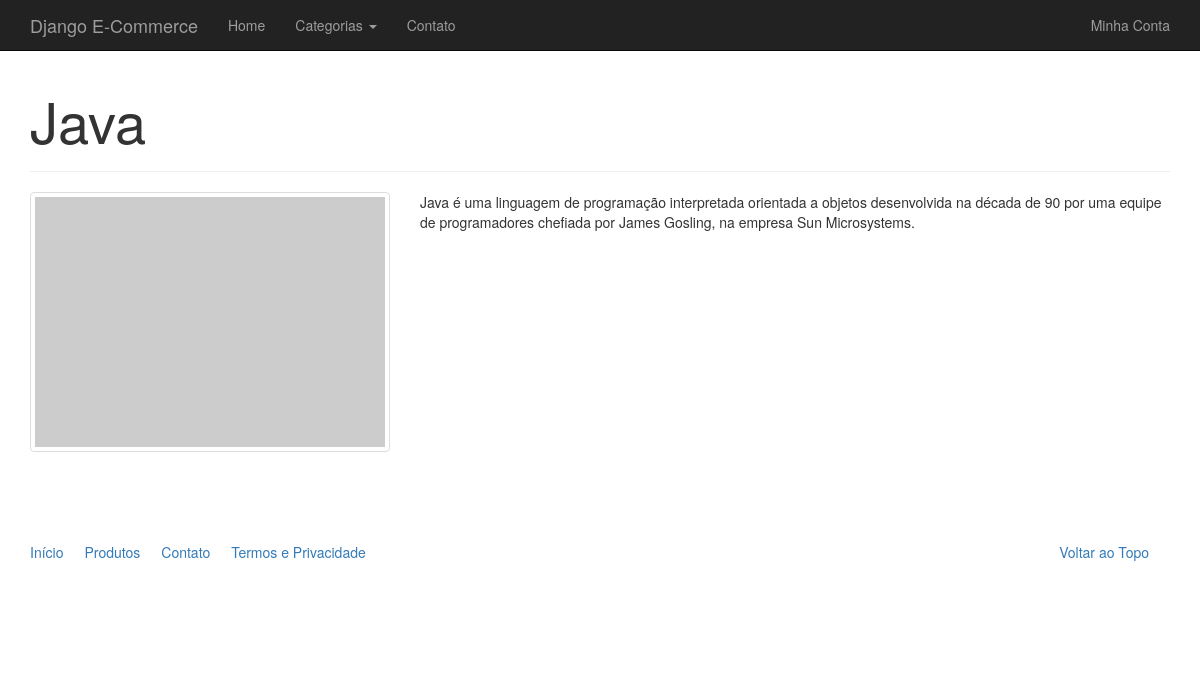
The app's page /catalogo/produtos/java with its own data.
### catalog/models.py (models this page shows, shortened)
class Product(models.Model):
    name = models.CharField('Nome', max_length=100)
    slug = models.SlugField('Identificador', max_length=100)
    category = models.ForeignKey('catalog.Category', verbose_name='Categoria')
    description = models.TextField('Descrição', blank=True) # blank permite campo nulo
    price = models.DecimalField('Preço',decimal_places=2, max_digits=8) #place = 2 casas decimais
    created = models.DateTimeField('Criado em', auto_now_add=True)
    modified = models.DateTimeField('Modificado em', auto_now=True)
    class Meta:
        verbose_name = 'Produto'
        verbose_name_plural = 'Produtos'  #aparace la no catalogo da aplicacao django-admin
        ordering = ['name']
    def __str__(self):
        return self.name

### catalog/views.py (the view)
# urls.py: url(r'^produtos/(?P<slug>[\w_-]+)$', views.product, name='product'),
def product(request, slug):
    product = Product.objects.get(slug=slug)
    context = {
        'product': product
    }
    return render(request, 'catalog/product.html', context)

### catalog/context_processors.py (called while the page is built)
def categories(request):
    return {
        'categories': Category.objects.all() #metodo rastreado no settings.py
    }

### catalog/models.py (called while the page is built)
    def __str__(self):
        return self.name

    def get_absolute_url(self):
        return reverse('catalog:category', kwargs={'slug': self.slug})

### catalog/templates/catalog/product.html (shortened to what this page needs)
{% extends "base.html" %}
{% block container %}
<div class="page-header">
  <h1>{{ product }}</h1>
</div>
<div class="row">
  <div class="col-sm-4">
      <a href="#" class="thumbnail">
          <img src="http://placehold.it/350x250" alt="" />
      </a>
  </div>
  <div class="col-sm-8">
      {{ product.description|linebreaks }}
  </div>
</div>
{% endblock %}

### records on screen
Product: name "Java", description "Java é uma linguagem de programação interpretada orientada a objetos desenvolvida na década de 90 por uma equipe de programadores chefiada por James Gosling, na empresa Sun Microsystems."
